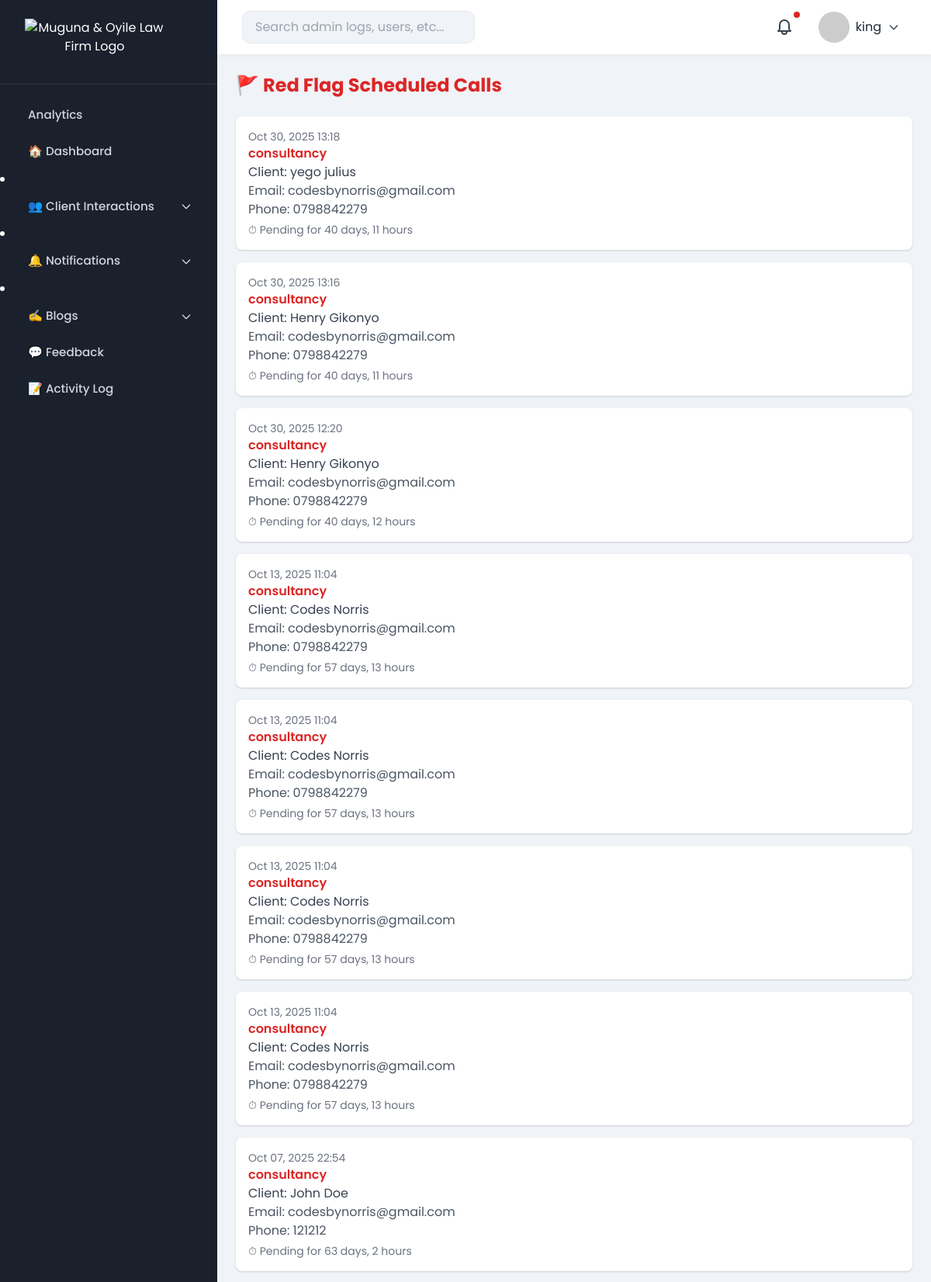
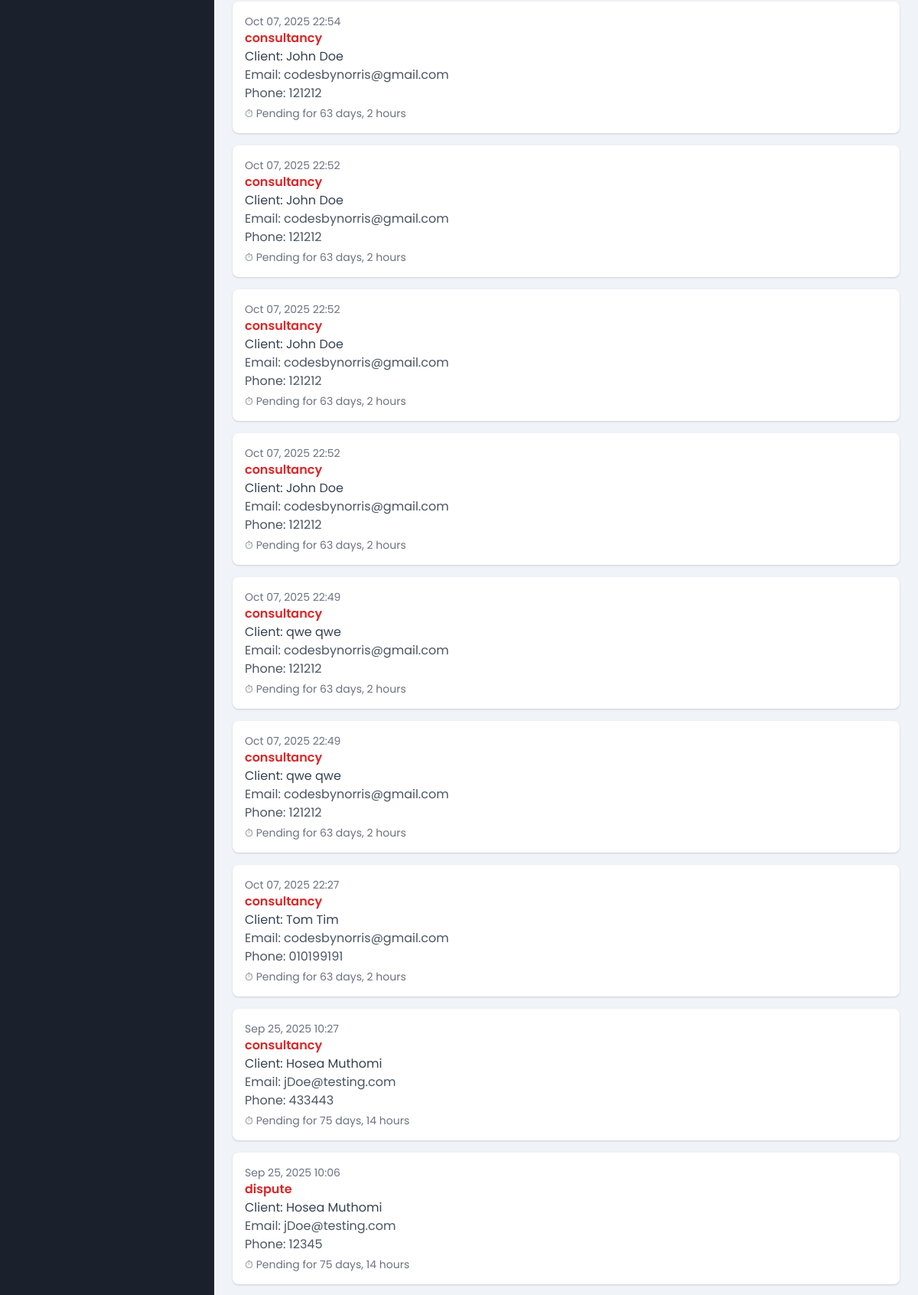
The app's page /admin-dashboard/red-flags/ (signed in, upper part) with its own data (2 pictures, top to bottom).
### advocates/models.py (models this page shows, shortened)
class ScheduledCall(models.Model):
    first_name = models.CharField(max_length=50)
    last_name = models.CharField(max_length=50)
    email = models.EmailField()
    phone_number = models.CharField(max_length=20)
    subject = models.CharField(max_length=50, choices=LEGAL_SERVICES)
    date = models.DateField()
    time_slot = models.TimeField()
    is_confirmed = models.BooleanField(default=False)
    is_read = models.BooleanField(default=False)
    is_red_flag = models.BooleanField(default=False)
    created_at = models.DateTimeField(auto_now_add=True)
    reminder_sent = models.BooleanField(default=False)
    class Meta:
        ordering = ["-created_at"]

### advocates/admin_views.py (the view)
# urls.py: path('admin-dashboard/red-flags/', admin_views.red_flag_messages, name='red_flag_messages'),
@login_required
@user_passes_test(admin_required)
def red_flag_messages(request):
    cutoff_time = timezone.now() - timedelta(hours=48)
    overdue_calls = ScheduledCall.objects.filter(
        is_confirmed=False,
        created_at__lte=cutoff_time
    )
    for call in overdue_calls:
        if not call.is_red_flag:
            call.is_red_flag = True
            call.save()
        delta = timezone.now() - call.created_at
        days = delta.days
        hours = delta.seconds // 3600
        call.pending_duration = (
            f"{days} days, {hours} hours" if days or hours else "Less than an hour"
        )
    calls = ScheduledCall.objects.filter(is_red_flag=True).order_by('-created_at')
    for call in calls:
        delta = timezone.now() - call.created_at
        days = delta.days
        hours = delta.seconds // 3600
        call.pending_duration = (
            f"{days} days, {hours} hours" if days or hours else "Less than an hour"
        )
    return render(
        request,
        "admin_dashboard/red_flag_messages.html",
        {"calls": calls}
    )

### advocates/admin_views.py (called while the page is built)
def admin_required(user):
    return user.is_staff or user.is_superuser

### advocates/context_processors.py (called while the page is built)
def admin_context(request):
    if request.user.is_authenticated:
        red_flags = ContactMessage.objects.filter(is_red_flag=True).count()
        unread_messages = ContactMessage.objects.filter(is_read=False).count()
        unread_calls = ScheduledCall.objects.filter(is_read=False).count()
        total_notifications = unread_messages + unread_calls
        return {
            "admin_name": request.user.get_full_name() or request.user.username,
            "red_flag_count": red_flags,
            "total_notifications": total_notifications,
        }
    return {}

### advocates/templates/admin_dashboard/red_flag_messages.html (shortened to what this page needs)
{% extends "admin_dashboard/base_admin.html" %}
{% block dashboard_content %}
<div class="p-6">
    <h1 class="text-2xl font-bold text-red-600 mb-6">🚩 Red Flag Scheduled Calls</h1>
    {% if calls %}
        <div class="space-y-4">
            {% for call in calls %}
                <div class="p-4 bg-white rounded-lg shadow hover:shadow-md transition">
                    <p class="text-sm text-gray-500">{{ call.created_at|date:"M d, Y H:i" }}</p>
                    <h2 class="font-semibold text-red-600">{{ call.subject }}</h2>
                    <p class="text-gray-700">Client: {{ call.first_name }} {{ call.last_name }}</p>
                    <p class="text-gray-600">Email: {{ call.email }}</p>
                    <p class="text-gray-600">Phone: {{ call.phone_number }}</p>
                    <p class="text-sm text-gray-500 mt-1">⏱ Pending for {{ call.pending_duration }}</p>
                </div>
            {% endfor %}
        </div>
    {% else %}
        <p class="text-gray-500">🎉 No scheduled calls pending over 48 hours.</p>
    {% endif %}
</div>
{% endblock %}

### advocates/templates/admin_dashboard/base_admin.html (shortened to what this page needs)
{% load static %}
<!DOCTYPE html>
<html lang="en">
<head>
<link href="https://cdn.jsdelivr.net/npm/tailwindcss@2.2.19/dist/tailwind.min.css" rel="stylesheet">
</head>
<body>
<div class="dashboard">
<div class="sidebar" id="sidebar">
    <div class="logo-container">
        <a href="{% url 'home' %}" aria-label="Muguna & Oyile Home">
            <img src="{% static 'images/admin_logo.png' %}"
                 alt="Muguna & Oyile Law Firm Logo"
                 width="180"
                 height="60"
                 loading="eager">
        </a>
    </div>
    <nav>
        <a href="{% url 'analytics_dashboard' %}" class="{% if request.resolver_match.url_name == 'analytics_dashboard' %}active{% endif %} px-4 py-2 text-gray-300 hover:bg-gray-800 rounded">Analytics</a>
        <a href="{% url 'admin_dashboard_home' %}" class="{% if request.resolver_match.url_name == 'admin_dashboard_home' %}active{% endif %}">🏠 Dashboard</a>
        <li x-data="{ open: false }" class="relative">
            <button @click="open = !open" class="w-full flex items-center justify-between px-4 py-2 hover:bg-gray-800 rounded text-gray-300 font-medium focus:outline-none">
                <span class="flex items-center gap-2">👥 Client Interactions</span>
                <svg :class="{ 'rotate-180': open }" class="w-4 h-4 text-gray-300 transition-transform duration-200" fill="none" stroke="currentColor" viewBox="0 0 24 24">
                    <path stroke-linecap="round" stroke-linejoin="round" stroke-width="2" d="M19 9l-7 7-7-7"/>
                </svg>
            </button>
        </li>
        <li x-data="{ open: false }" class="relative">
            <button @click="open = !open" class="w-full flex items-center justify-between px-4 py-2 hover:bg-gray-800 rounded text-gray-300 font-medium focus:outline-none">
                <span class="flex items-center gap-2">🔔 Notifications</span>
                <svg :class="{ 'rotate-180': open }" class="w-4 h-4 text-gray-300 transition-transform duration-200" fill="none" stroke="currentColor" viewBox="0 0 24 24">
                    <path stroke-linecap="round" stroke-linejoin="round" stroke-width="2" d="M19 9l-7 7-7-7"/>
                </svg>
            </button>
        </li>
        <li x-data="{ open: false }" class="relative">
    <button @click="open = !open" class="w-full flex items-center justify-between px-4 py-2 hover:bg-gray-800 rounded text-gray-300 font-medium focus:outline-none">
        <span class="flex items-center gap-2">✍️ Blogs</span>
        <svg :class="{ 'rotate-180': open }" class="w-4 h-4 text-gray-300 transition-transform duration-200" fill="none" stroke="currentColor" viewBox="0 0 24 24">
            <path stroke-linecap="round" stroke-linejoin="round" stroke-width="2" d="M19 9l-7 7-7-7"/>
        </svg>
    </button>
</li>
        <a href="{% url 'feedback_page' %}" class="{% if request.resolver_match.url_name == 'feedback_page' %}active{% endif %} px-4 py-2 text-gray-300 hover:bg-gray-800 rounded">💬 Feedback</a>
        <a href="{% url 'admin_dashboard_activity' %}" class="{% if request.resolver_match.url_name == 'admin_dashboard_activity' %}active{% endif %} px-4 py-2 text-gray-300 hover:bg-gray-800 rounded">📝 Activity Log</a>
    </nav>
</div>
    <div class="main">
        <div class="topbar">
            <div style="display:flex;align-items:center;gap:1rem;">
                <input type="text" placeholder="Search admin logs, users, etc...">
            </div>
            <div class="flex items-center gap-4">
                <div class="relative inline-block">
                    <button id="notificationBell" class="relative p-2 rounded-full hover:bg-gray-200 focus:outline-none">
                        <span id="notificationDot" class="hidden absolute top-0 right-0 block h-2 w-2 rounded-full bg-red-600"></span>
                    </button>
                </div>
                <div class="relative">
                    <button id="profileButton" class="flex items-center gap-2 p-2 rounded hover:bg-gray-200 focus:outline-none">
                        <img src="https://i.pravatar.cc/40?img=1" alt="Profile" class="avatar">
                        <span>{{ admin_name|default:"Admin User" }}</span>
                        <svg class="w-4 h-4 text-gray-700" xmlns="http://www.w3.org/2000/svg" fill="none" viewBox="0 0 24 24" stroke="currentColor">
                            <path stroke-linecap="round" stroke-linejoin="round" stroke-width="2" d="M19 9l-7 7-7-7" />
                        </svg>
                    </button>
                </div>
            </div>
        </div>
        <div class="content">
            {% block dashboard_content %}{% endblock dashboard_content %}
        </div>
    </div>
</div>
</body>
</html>

### advocates/templates/admin_dashboard/base_admin.html (style rules this page uses)
body, input, select, textarea { font-family: 'Poppins', sans-serif; margin:0; background:#f0f3f7; color:#1f2937; }
.dashboard { display:flex;height:100vh;overflow:hidden;transition:0.3s; }
.sidebar { width:280px;background:#1a202c;color:#fff;display:flex;flex-direction:column;transition:0.3s ease-in-out;z-index:20; }
.sidebar .logo-container { padding:1.5rem 2rem;border-bottom:1px solid rgba(255,255,255,0.1);text-align:center; }
.sidebar nav { padding:1rem 0; }
.sidebar nav a, .sidebar nav button { padding:0.75rem 2rem;display:flex;align-items:center;gap:0.75rem;color:#d1d5db;text-decoration:none;font-size:0.95rem;font-weight:500;transition:0.2s ease-in-out;border-left:4px solid transparent; }
.sidebar nav li button.w-full { font-size:0.95rem;font-weight:500; }
.main { flex:1;overflow-y:auto;padding-bottom:2rem;transition:0.3s; }
.topbar { height:70px;background:#fff;display:flex;justify-content:space-between;align-items:center;padding:0 2rem;box-shadow:0 2px 8px rgba(0,0,0,0.05);position:sticky;top:0;z-index:10; }
.topbar input { padding:0.5rem 1rem;border-radius:10px;border:1px solid #e5e7eb;width:300px; }
.avatar { width:40px;height:40px;border-radius:50%;object-fit:cover; }

### records on screen
ScheduledCall: created_at "Oct 30, 2025 13:18", subject "consultancy", first_name "yego", last_name "julius", email "codesbynorris@gmail.com", phone_number "0798842279", pending_duration "40 days, 11 hours"
ScheduledCall: created_at "Oct 30, 2025 13:16", subject "consultancy", first_name "Henry", last_name "Gikonyo", email "codesbynorris@gmail.com", phone_number "0798842279", pending_duration "40 days, 11 hours"
ScheduledCall: created_at "Oct 30, 2025 12:20", subject "consultancy", first_name "Henry", last_name "Gikonyo", email "codesbynorris@gmail.com", phone_number "0798842279", pending_duration "40 days, 12 hours"
ScheduledCall: created_at "Oct 13, 2025 11:04", subject "consultancy", first_name "Codes", last_name "Norris", email "codesbynorris@gmail.com", phone_number "0798842279", pending_duration "57 days, 13 hours"
ScheduledCall: created_at "Oct 13, 2025 11:04", subject "consultancy", first_name "Codes", last_name "Norris", email "codesbynorris@gmail.com", phone_number "0798842279", pending_duration "57 days, 13 hours"
ScheduledCall: created_at "Oct 13, 2025 11:04", subject "consultancy", first_name "Codes", last_name "Norris", email "codesbynorris@gmail.com", phone_number "0798842279", pending_duration "57 days, 13 hours"
ScheduledCall: created_at "Oct 13, 2025 11:04", subject "consultancy", first_name "Codes", last_name "Norris", email "codesbynorris@gmail.com", phone_number "0798842279", pending_duration "57 days, 13 hours"
ScheduledCall: created_at "Oct 07, 2025 22:54", subject "consultancy", first_name "John", last_name "Doe", email "codesbynorris@gmail.com", phone_number "121212", pending_duration "63 days, 2 hours"
ScheduledCall: created_at "Oct 07, 2025 22:54", subject "consultancy", first_name "John", last_name "Doe", email "codesbynorris@gmail.com", phone_number "121212", pending_duration "63 days, 2 hours"
ScheduledCall: created_at "Oct 07, 2025 22:52", subject "consultancy", first_name "John", last_name "Doe", email "codesbynorris@gmail.com", phone_number "121212", pending_duration "63 days, 2 hours"
ScheduledCall: created_at "Oct 07, 2025 22:52", subject "consultancy", first_name "John", last_name "Doe", email "codesbynorris@gmail.com", phone_number "121212", pending_duration "63 days, 2 hours"
ScheduledCall: created_at "Oct 07, 2025 22:52", subject "consultancy", first_name "John", last_name "Doe", email "codesbynorris@gmail.com", phone_number "121212", pending_duration "63 days, 2 hours"
ScheduledCall: created_at "Oct 07, 2025 22:49", subject "consultancy", first_name "qwe", last_name "qwe", email "codesbynorris@gmail.com", phone_number "121212", pending_duration "63 days, 2 hours"
ScheduledCall: created_at "Oct 07, 2025 22:49", subject "consultancy", first_name "qwe", last_name "qwe", email "codesbynorris@gmail.com", phone_number "121212", pending_duration "63 days, 2 hours"
ScheduledCall: created_at "Oct 07, 2025 22:27", subject "consultancy", first_name "Tom", last_name "Tim", email "codesbynorris@gmail.com", phone_number "010199191", pending_duration "63 days, 2 hours"
ScheduledCall: created_at "Sep 25, 2025 10:27", subject "consultancy", first_name "Hosea", last_name "Muthomi", email "jDoe@testing.com", phone_number "433443", pending_duration "75 days, 14 hours"
ScheduledCall: created_at "Sep 25, 2025 10:06", subject "dispute", first_name "Hosea", last_name "Muthomi", email "jDoe@testing.com", phone_number "12345", pending_duration "75 days, 14 hours"

### other values on screen
{{ admin_name|default:"Admin User" }} "king"
